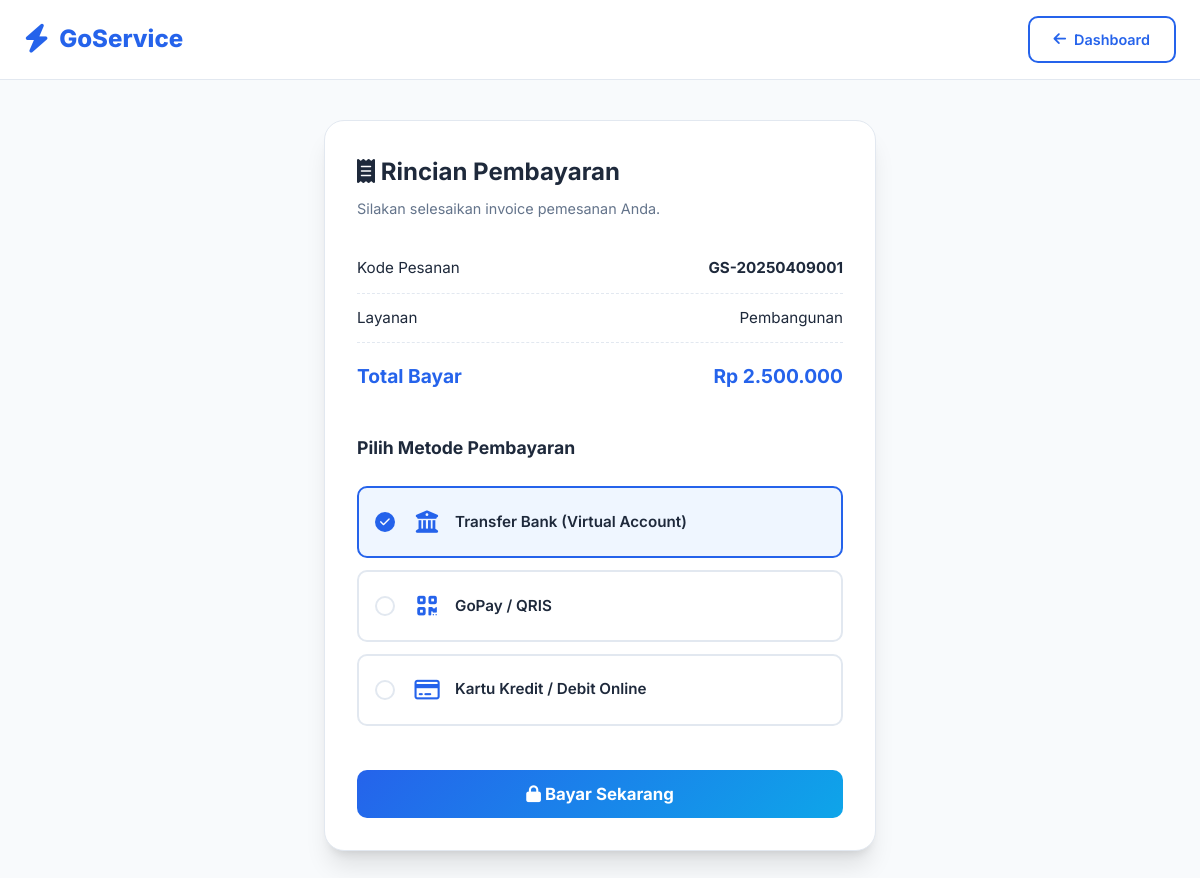
The page /checkout.php?kode=GS-20250409001 (signed in) on the database its author committed.
### tables this page shows
CREATE TABLE `orders` (
  `id` INT AUTO_INCREMENT PRIMARY KEY,
  `kode_pesanan` VARCHAR(20) NOT NULL UNIQUE,
  `user_id` INT NOT NULL,
  `provider_id` INT DEFAULT NULL,
  `service_id` INT NOT NULL,
  `tanggal_layanan` DATE NOT NULL,
  `waktu_layanan` TIME NOT NULL,
  `alamat_layanan` TEXT NOT NULL,
  `deskripsi` TEXT,
  `total_harga` DECIMAL(12,2) DEFAULT 0.00,
  `status` ENUM('pending','dikonfirmasi','dalam_proses','selesai','dibatalkan') DEFAULT 'pending',
  `metode_bayar` ENUM('tunai','transfer','ewallet') DEFAULT 'tunai',
  `status_bayar` ENUM('belum','lunas') DEFAULT 'belum',
  `catatan` TEXT,
  `created_at` TIMESTAMP DEFAULT CURRENT_TIMESTAMP,
  `updated_at` TIMESTAMP DEFAULT CURRENT_TIMESTAMP ON UPDATE CURRENT_TIMESTAMP,
  FOREIGN KEY (`user_id`) REFERENCES `users`(`id`) ON DELETE CASCADE,
  FOREIGN KEY (`provider_id`) REFERENCES `providers`(`id`) ON DELETE SET NULL,
  FOREIGN KEY (`service_id`) REFERENCES `services`(`id`) ON DELETE CASCADE,
  INDEX `idx_order_user` (`user_id`),
  INDEX `idx_order_provider` (`provider_id`),
  INDEX `idx_order_status` (`status`),
  INDEX `idx_order_tanggal` (`tanggal_layanan`)
);

CREATE TABLE `services` (
  `id` INT AUTO_INCREMENT PRIMARY KEY,
  `nama` VARCHAR(100) NOT NULL,
  `slug` VARCHAR(100) NOT NULL UNIQUE,
  `deskripsi` TEXT,
  `icon` VARCHAR(50) DEFAULT NULL,
  `harga_dasar` DECIMAL(12,2) DEFAULT 0.00,
  `parent_id` INT DEFAULT NULL,
  `urutan` INT DEFAULT 0,
  `status` ENUM('aktif','nonaktif') DEFAULT 'aktif',
  `created_at` TIMESTAMP DEFAULT CURRENT_TIMESTAMP,
  FOREIGN KEY (`parent_id`) REFERENCES `services`(`id`) ON DELETE SET NULL
);

### helpers.php (called while the page is built, shortened)
<?php
function escape($html) {
    return htmlspecialchars($html ?? '', ENT_QUOTES, 'UTF-8');
}
function format_rupiah($number) {
    return 'Rp ' . number_format($number, 0, ',', '.');
}
?>

### checkout.php (the view, shortened to what this page needs)
<?php
require_once 'connect.php';
$user_id = $_SESSION['user_id'];
$kode = trim($_GET['kode'] ?? '');
$stmt = mysqli_prepare($conn, "SELECT o.id, o.kode_pesanan, o.total_harga, o.status, o.status_bayar, s.nama AS nama_layanan
                               FROM orders o
                               JOIN services s ON o.service_id = s.id
                               WHERE o.kode_pesanan = ? AND o.user_id = ?");
mysqli_stmt_bind_param($stmt, "si", $kode, $user_id);
mysqli_stmt_execute($stmt);
$order = mysqli_fetch_assoc(mysqli_stmt_get_result($stmt));
?>
<!DOCTYPE html>
<html lang="id">
<head>
    <link rel="stylesheet" href="style.css">
    <link rel="stylesheet" href="https://cdnjs.cloudflare.com/ajax/libs/font-awesome/6.4.0/css/all.min.css">
</head>
<body>
<header class="navbar">
    <div class="container">
        <a href="index.php" class="nav-brand"><i class="fas fa-bolt"></i> GoService</a>
        <div class="nav-btns">
            <a href="customer_dashboard.php" class="btn btn-outline"><i class="fas fa-arrow-left"></i> Dashboard</a>
        </div>
    </div>
</header>
<div class="checkout-page">
    <div class="checkout-card">
        <h2 style="margin-bottom:6px;"><i class="fas fa-receipt"></i> Rincian Pembayaran</h2>
        <p style="color:var(--text-light); font-size:0.9rem; margin-bottom:24px;">Silakan selesaikan invoice pemesanan Anda.</p>
        <div class="billing-item">
            <span>Kode Pesanan</span>
            <strong><?= escape($order['kode_pesanan']) ?></strong>
        </div>
        <div class="billing-item">
            <span>Layanan</span>
            <span><?= escape($order['nama_layanan']) ?></span>
        </div>
        <div class="billing-item total">
            <span>Total Bayar</span>
            <span><?= format_rupiah($order['total_harga']) ?></span>
        </div>
        <form action="" method="POST" onsubmit="showPaymentLoader()">
            <h3 style="margin-top: 30px; margin-bottom: 12px; font-size:1.1rem;">Pilih Metode Pembayaran</h3>
            <div class="payment-methods">
                <label class="method-option selected" onclick="selectMethod(this)">
                    <span class="method-box"><i class="fas fa-check"></i></span>
                    <div class="method-info">
                        <div class="method-icon-wrap"><i class="fas fa-university"></i></div>
                        <span>Transfer Bank (Virtual Account)</span>
                    </div>
                </label>
                <label class="method-option" onclick="selectMethod(this)">
                    <span class="method-box"><i class="fas fa-check"></i></span>
                    <div class="method-info">
                        <div class="method-icon-wrap"><i class="fas fa-qrcode"></i></div>
                        <span>GoPay / QRIS</span>
                    </div>
                </label>
                <label class="method-option" onclick="selectMethod(this)">
                    <span class="method-box"><i class="fas fa-check"></i></span>
                    <div class="method-info">
                        <div class="method-icon-wrap"><i class="far fa-credit-card"></i></div>
                        <span>Kartu Kredit / Debit Online</span>
                    </div>
                </label>
            </div>
            <button type="submit" class="btn-submit" style="margin-top:20px; font-size:1.05rem;"><i class="fas fa-lock"></i> Bayar Sekarang</button>
        </form>
    </div>
</div>
</body>
</html>

### style.css (style rules this page uses)
:root { --primary:#2563eb;--primary-dark:#1d4ed8;--primary-light:#3b82f6;--accent:#0ea5e9;--bg:#f8fafc;--white:#ffffff;--text:#1e293b;--text-light:#64748b;--border:#e2e8f0;--shadow:0 4px 6px -1px rgba(0,0,0,.07),0 2px 4px -2px rgba(0,0,0,.05);--shadow-lg:0 20px 25px -5px rgba(0,0,0,.1),0 8px 10px -6px rgba(0,0,0,.1);--radius:12px;--radius-lg:20px }
* { margin:0;padding:0;box-sizing:border-box }
body { font-family:'Inter',sans-serif;background:var(--bg);color:var(--text);line-height:1.6 }
a { text-decoration:none;color:inherit }
.container { max-width:1200px;margin:0 auto;padding:0 24px }
.navbar { background:rgba(255,255,255,.95);backdrop-filter:blur(12px);position:sticky;top:0;z-index:100;border-bottom:1px solid var(--border);padding:16px 0 }
.navbar .container { display:flex;align-items:center;justify-content:space-between }
.nav-brand { display:flex;align-items:center;gap:10px;font-size:1.5rem;font-weight:800;color:var(--primary) }
.nav-brand i { font-size:1.8rem }
.nav-btns { display:flex;gap:12px;align-items:center }
.btn { display:inline-flex;align-items:center;gap:8px;padding:10px 24px;border-radius:10px;font-weight:600;font-size:.9rem;border:none;cursor:pointer;transition:all .25s }
.btn-outline { background:transparent;border:2px solid var(--primary);color:var(--primary) }
.btn-submit { width:100%;padding:14px;background:linear-gradient(135deg,var(--primary),var(--accent));color:#fff;border:none;border-radius:10px;font-size:1rem;font-weight:700;cursor:pointer;font-family:inherit;transition:all .25s }

### checkout.php (style rules this page uses)
.checkout-page { max-width: 600px; margin: 40px auto 60px; padding: 0 24px; }
.checkout-card { background: #fff; border-radius: var(--radius-lg); border: 1px solid var(--border); padding: 32px; box-shadow: var(--shadow-lg); }
.billing-item { display: flex; justify-content: space-between; border-bottom: 1px dashed var(--border); padding: 12px 0; font-size: 0.95rem; }
.billing-item.total { border-bottom: none; padding-top: 18px; font-size: 1.2rem; color: var(--primary); font-weight: 700; }
.payment-methods { display: flex; flex-direction: column; gap: 12px; margin: 24px 0; }
.method-option { border: 2px solid var(--border); border-radius: 10px; padding: 16px; display: flex; align-items: center; gap: 16px; cursor: pointer; transition: all 0.2s ease; }
.method-option input:checked + .method-box { border-color: var(--primary); background: var(--primary); color: #fff; }
.method-box { width: 20px; height: 20px; border: 2px solid var(--border); border-radius: 50%; display: flex; align-items: center; justify-content: center; font-size: 0.7rem; color: transparent; transition: all 0.2s; }
.method-info { display: flex; align-items: center; gap: 12px; font-weight: 600; font-size: 0.95rem; }
.method-option.selected { border-color: var(--primary); background: #eff6ff; }
.method-icon-wrap { font-size: 1.4rem; width: 32px; color: var(--primary); text-align: center; }

### rows shown on the page
orders: kode_pesanan "GS-20250409001", service.nama "Pembangunan", total_harga "Rp 2.500.000"
